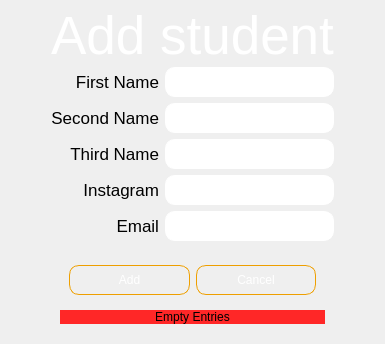
            <widget class="QWidget" name="add_student_page">
             <layout class="QGridLayout" name="gridLayout_6">
              <item row="4" column="1">
               <widget class="QLabel" name="label_39">
                <property name="font">
                 <font>
                  <pointsize>13</pointsize>
                 </font>
                </property>
                <property name="text">
                 <string>Instagram</string>
                </property>
                <property name="alignment">
                 <set>Qt::AlignRight|Qt::AlignTrailing|Qt::AlignVCenter</set>
                </property>
               </widget>
              </item>
              <item row="3" column="1">
               <widget class="QLabel" name="label_40">
                <property name="font">
                 <font>
                  <pointsize>13</pointsize>
                 </font>
                </property>
                <property name="text">
                 <string>Third Name</string>
                </property>
                <property name="alignment">
                 <set>Qt::AlignRight|Qt::AlignTrailing|Qt::AlignVCenter</set>
                </property>
               </widget>
              </item>
              <item row="1" column="1">
               <widget class="QLabel" name="label_37">
                <property name="font">
                 <font>
                  <pointsize>13</pointsize>
                 </font>
                </property>
                <property name="text">
                 <string>First Name</string>
                </property>
                <property name="alignment">
                 <set>Qt::AlignRight|Qt::AlignTrailing|Qt::AlignVCenter</set>
                </property>
               </widget>
              </item>
              <item row="2" column="1">
               <widget class="QLabel" name="label_38">
                <property name="font">
                 <font>
                  <pointsize>13</pointsize>
                 </font>
                </property>
                <property name="text">
                 <string>Second Name</string>
                </property>
                <property name="alignment">
                 <set>Qt::AlignRight|Qt::AlignTrailing|Qt::AlignVCenter</set>
                </property>
               </widget>
              </item>
              <item row="1" column="0">
               <spacer name="horizontalSpacer_17">
                <property name="orientation">
                 <enum>Qt::Horizontal</enum>
                </property>
                <property name="sizeHint" stdset="0">
                 <size>
                  <width>40</width>
                  <height>20</height>
                 </size>
                </property>
               </spacer>
              </item>
              <item row="1" column="3">
               <spacer name="horizontalSpacer_18">
                <property name="orientation">
                 <enum>Qt::Horizontal</enum>
                </property>
                <property name="sizeHint" stdset="0">
                 <size>
                  <width>40</width>
                  <height>20</height>
                 </size>
                </property>
               </spacer>
              </item>
              <item row="5" column="1">
               <widget class="QLabel" name="label_13">
                <property name="font">
                 <font>
                  <pointsize>13</pointsize>
                 </font>
                </property>
                <property name="text">
                 <string>Email</string>
                </property>
                <property name="alignment">
                 <set>Qt::AlignRight|Qt::AlignTrailing|Qt::AlignVCenter</set>
                </property>
               </widget>
              </item>
              <item row="4" column="2">
               <widget class="QLineEdit" name="lineEdit_15">
                <property name="minimumSize">
                 <size>
                  <width>0</width>
                  <height>30</height>
                 </size>
                </property>
                <property name="styleSheet">
                 <string notr="true">QLineEdit{
	color:white;
	border-style:none;
	border-radius:10px;
	border:1px solid white;
}
QLineEdit:focus{
		border:1px solid rgb(238, 159, 0);
}</string>
                </property>
               </widget>
              </item>
              <item row="0" column="1" colspan="2">
               <widget class="QLabel" name="label_12">
                <property name="maximumSize">
                 <size>
                  <width>16777215</width>
                  <height>50</height>
                 </size>
                </property>
                <property name="font">
                 <font>
                  <pointsize>40</pointsize>
                 </font>
                </property>
                <property name="styleSheet">
                 <string notr="true">color:white;</string>
                </property>
                <property name="text">
                 <string>Add student</string>
                </property>
                <property name="alignment">
                 <set>Qt::AlignCenter</set>
                </property>
               </widget>
              </item>
              <item row="1" column="2">
               <widget class="QLineEdit" name="lineEdit_13">
                <property name="minimumSize">
                 <size>
                  <width>0</width>
                  <height>30</height>
                 </size>
                </property>
                <property name="styleSheet">
                 <string notr="true">QLineEdit{
	color:white;
	border-style:none;
	border-radius:10px;
	border:1px solid white;
}
QLineEdit:focus{
		border:1px solid rgb(238, 159, 0);
}</string>
                </property>
               </widget>
              </item>
              <item row="3" column="2">
               <widget class="QLineEdit" name="lineEdit_16">
                <property name="minimumSize">
                 <size>
                  <width>0</width>
                  <height>30</height>
                 </size>
                </property>
                <property name="styleSheet">
                 <string notr="true">QLineEdit{
	color:white;
	border-style:none;
	border-radius:10px;
	border:1px solid white;
}
QLineEdit:focus{
		border:1px solid rgb(238, 159, 0);
}</string>
                </property>
               </widget>
              </item>
              <item row="2" column="2">
               <widget class="QLineEdit" name="lineEdit_14">
                <property name="minimumSize">
                 <size>
                  <width>0</width>
                  <height>30</height>
                 </size>
                </property>
                <property name="styleSheet">
                 <string notr="true">QLineEdit{
	color:white;
	border-style:none;
	border-radius:10px;
	border:1px solid white;
}
QLineEdit:focus{
		border:1px solid rgb(238, 159, 0);
}</string>
                </property>
               </widget>
              </item>
              <item row="5" column="2">
               <widget class="QLineEdit" name="lineEdit_6">
                <property name="minimumSize">
                 <size>
                  <width>0</width>
                  <height>30</height>
                 </size>
                </property>
                <property name="styleSheet">
                 <string notr="true">QLineEdit{
	color:white;
	border-style:none;
	border-radius:10px;
	border:1px solid white;
}
QLineEdit:focus{
		border:1px solid rgb(238, 159, 0);
}</string>
                </property>
               </widget>
              </item>
              <item row="6" column="1" colspan="2">
               <widget class="QFrame" name="frame_8">
                <property name="maximumSize">
                 <size>
                  <width>16777215</width>
                  <height>100</height>
                 </size>
                </property>
                <property name="frameShape">
                 <enum>QFrame::NoFrame</enum>
                </property>
                <property name="frameShadow">
                 <enum>QFrame::Raised</enum>
                </property>
                <layout class="QVBoxLayout" name="verticalLayout_8">
                 <item>
                  <widget class="QFrame" name="frame_5">
                   <property name="maximumSize">
                    <size>
                     <width>16777215</width>
                     <height>50</height>
                    </size>
                   </property>
                   <property name="styleSheet">
                    <string notr="true">QPushButton{
	color:white;
	border-style:none;
	border:1px solid rgb(238, 159, 0); 
	border-radius: 10px;
}
QPushButton::hover{
	background-color: rgb(238, 159, 0); 
}</string>
                   </property>
                   <property name="frameShape">
                    <enum>QFrame::NoFrame</enum>
                   </property>
                   <property name="frameShadow">
                    <enum>QFrame::Raised</enum>
                   </property>
                   <layout class="QHBoxLayout" name="horizontalLayout_12">
                    <item>
                     <widget class="QPushButton" name="pushButton_18">
                      <property name="minimumSize">
                       <size>
                        <width>0</width>
                        <height>30</height>
                       </size>
                      </property>
                      <property name="text">
                       <string>Add</string>
                      </property>
                     </widget>
                    </item>
                    <item>
                     <widget class="QPushButton" name="pushButton_19">
                      <property name="minimumSize">
                       <size>
                        <width>0</width>
                        <height>30</height>
                       </size>
                      </property>
                      <property name="text">
                       <string>Cancel</string>
                      </property>
                     </widget>
                    </item>
                   </layout>
                  </widget>
                 </item>
                 <item>
                  <widget class="QLabel" name="err_5">
                   <property name="styleSheet">
                    <string notr="true">background-color: rgb(255, 39, 39);</string>
                   </property>
                   <property name="text">
                    <string>Empty Entries</string>
                   </property>
                   <property name="alignment">
                    <set>Qt::AlignCenter</set>
                   </property>
                  </widget>
                 </item>
                </layout>
               </widget>
              </item>
             </layout>
            </widget>
